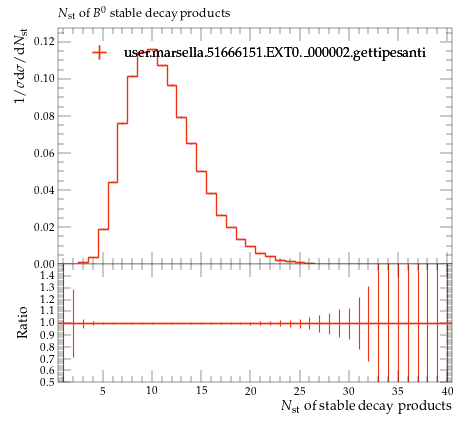

This chart was generated by the following Python code:
#! /usr/bin/env python

# This Python script was auto-generated using YODA v2.0.2.
# Analysis object: /MC_HFDECAYS/B0_stable_mult
# Timestamp: 24-07-2026 (16:40:04)

import matplotlib as mpl
import matplotlib.pyplot as plt
mpl.use('Agg') # comment out for interactive use
import os
import numpy as np

plotDir = os.path.split(os.path.realpath(__file__))[0]
if 'YODA_USER_PLOT_PATH' in globals():
    plot_outdir = globals()['YODA_USER_PLOT_PATH']
else:
    plot_outdir = plotDir

#plot style
plt.style.use(os.path.join(plotDir, '../default.mplstyle'))
# plot metadata
figW, figH = plt.rcParams['figure.figsize']
ax_xLabel = r'$N_\mathrm{st}$ of stable decay products'
ax_yLabel = r'$1/\sigma \mathrm{d}\sigma/\mathrm{d}N_\mathrm{st}$'
ax_title  = r'$N_\mathrm{st}$ of $B^0$ stable decay products'
ax_xScale = 'linear'
ax_yScale = 'linear'
xLims = (0.5, 40.5)
yLims = (0.0, 0.12756920000000002)

# TeX-friendly labels for the legend
labels = {
    'legend' : ([ r"user.marsella.51666151.EXT0.\_000002.gettipesanti" ], r""),
}

# Adjust canvas width and height
canvasW = 10.0
canvasH = 9.0
figW *= canvasW/10.
figH *= canvasH/9.

# Create figure and axis objects
fig, (ax, ratio0_ax) = plt.subplots(2, 1, sharex=True,
                  figsize=(figW,figH), gridspec_kw={'height_ratios': (6.0, 3.0)})

# Set figure margins
plt.subplots_adjust(
    left   = 1.0 * plt.rcParams['figure.subplot.left'],
    right  = 1.0 * plt.rcParams['figure.subplot.right'],
    top    = 1.0 * plt.rcParams['figure.subplot.top'],
    bottom = 1.0 * plt.rcParams['figure.subplot.bottom'])

ratio0_ax.yaxis.set_major_locator(mpl.ticker.MultipleLocator(0.1))
ratio0_ax.set_ylim(0.5, 1.4999)
ratio0_ax.set_ylabel('Ratio')

# the numerical data is stored in a separate file
dataf = dict()
prefix = os.path.split(__file__)[0]
if prefix:    prefix = prefix + '/'
exec(open(prefix+'B0_stable_mult__data.py').read(), dataf)


legend_handles = dict() # keep track of handles for the legend

# style options for curves
# starts at zorder>=5 to draw curve on top of legend
styles = {
  'user.marsella.51666151.EXT0._000002.gettipesanti.yoda.gz': {
    'color' : '#EE3311',
    'linestyle' : '-',
    'linewidth' : 1,
    'marker' : 'none',
    'markersize' : 2,
    'capsize' : 0.0,
    'zorder' : 5,
    'histstyle' : 1,
    'drawstyle' : 'steps-pre',
    'xerrorbars' : 1,
    'yerrorbars' : 1,
    'fillcolor' : None,
    'fillopacity' : 1.0,
    'ratio0_linestyle' : '-',
    'ratio0_linewidth' : 1,
    'ratio0_marker' : 'none',
    'ratio0_markersize' : 2,
    'ratio0_capsize' : 0.0,
    'ratio0_zorder' : 5,
    'ratio0_histstyle' : 1,
    'ratio0_drawstyle' : 'steps-pre',
    'ratio0_xerrorbars' : 1,
    'ratio0_yerrorbars' : 1,
  },
}

# curve from input yoda files in main panel
for label, yvals in dataf['yvals'].items():
    if all(np.isnan(v) for v in dataf['yvals'][label]):
        continue
    tmp = None
    if styles[label]['histstyle']: # draw as histogram
        xpos = dataf['xedges'][label] if styles[label]['drawstyle'] else dataf['xpoints'][label]
        ypos = np.insert(yvals, 0, yvals[0]) if styles[label]['drawstyle'] else yvals
        if styles[label]['fillcolor']: # fill area below curve
            ax.fill_between(xpos, ypos, step='pre',
                            color=styles[label]['fillcolor'],
                            alpha=styles[label]['fillopacity'])
        tmp, = ax.plot(xpos, ypos,
                       color=styles[label]['color'],
                       linestyle=styles[label]['linestyle'],
                       linewidth=styles[label]['linewidth'],
                       drawstyle=styles[label]['drawstyle'], solid_joinstyle='miter',
                       zorder=styles[label]['zorder'], label=label)
    tmp = ax.errorbar(dataf['xpoints'][label], yvals,
                      xerr=np.array(dataf['xerrs'][label])*styles[label]['xerrorbars'],
                      yerr=np.array(dataf['yerrs'][label])*styles[label]['yerrorbars'],
                      fmt=styles[label]['marker'], capsize=styles[label]['capsize'],
                      markersize=styles[label]['markersize'],
                      ecolor=styles[label]['color'],
                      color=styles[label]['color'], zorder=styles[label]['zorder'])
    tmp[-1][0].set_linestyle(styles[label]['linestyle'])
    tmp[-1][0].set_linewidth(styles[label]['linewidth'])
    if label in dataf['add_legend_handle']:  legend_handles[label] = tmp
    for varLabel in dataf['variation_yvals'].keys():
        if varLabel.startswith(label):
            tmp, = ax.plot(dataf['xedges'][label], dataf['variation_yvals'][varLabel],
                           color=styles[label]['color'],
                           linestyle=styles[label]['linestyle'],
                           linewidth=styles[label]['linewidth'],
                           drawstyle='steps-pre', solid_joinstyle='miter',
                           zorder=styles[label]['zorder'], alpha=0.5)


# plots on ratio panel
# curve from input yoda files in ratio panel
for label, yvals in dataf['ratio0_yvals'].items():
    if all(np.isnan(v) for v in yvals):
        continue
    if styles[label]['ratio0_histstyle']: # plot as histogram
        xpos = dataf['xedges']['user.marsella.51666151.EXT0._000002.gettipesanti.yoda.gz'] if styles[label]['ratio0_drawstyle'] else dataf['xpoints']['user.marsella.51666151.EXT0._000002.gettipesanti.yoda.gz']
        ypos = np.insert(yvals, 0, yvals[0]) if styles[label]['ratio0_drawstyle'] else yvals
        ratio0_ax.plot(xpos, ypos,
                       color=styles[label]['color'],
                       linewidth=styles[label]['linewidth'],
                       linestyle=styles[label]['ratio0_linestyle'],
                       drawstyle=styles[label]['ratio0_drawstyle'], zorder=styles[label]['zorder'],
                       solid_joinstyle='miter')
    tmp = ratio0_ax.errorbar(dataf['xpoints']['user.marsella.51666151.EXT0._000002.gettipesanti.yoda.gz'], yvals,
                             xerr=np.array(dataf['ref_xerrs'])*styles[label]['ratio0_xerrorbars'],
                             yerr=np.array(dataf['ratio0_yerrs'][label])*styles[label]['ratio0_yerrorbars'],
                             fmt=styles[label]['ratio0_marker'], capsize=styles[label]['ratio0_capsize'],
                             markersize=styles[label]['ratio0_markersize'],
                             ecolor=styles[label]['color'],
                             color=styles[label]['color'])
    tmp[-1][0].set_linestyle(styles[label]['ratio0_linestyle'])
    tmp[-1][0].set_linewidth(styles[label]['ratio0_linewidth'])

    for varlabel in dataf['ratio0_variation_vals'].keys():
        if varlabel.startswith(label):
            ratio0_ax.plot(dataf['xedges']['user.marsella.51666151.EXT0._000002.gettipesanti.yoda.gz'],
                            dataf['ratio0_variation_vals'][varlabel],
                            color=styles[label]['color'],
                            linestyle=styles[label]['linestyle'],
                            linewidth=styles[label]['linewidth'],
                            drawstyle='steps-pre', solid_joinstyle='miter',
                            zorder=1, alpha=0.5)

legend_items = list(legend_handles.values())
ax.add_artist(ax.legend(legend_items,
                        labels['legend'][0],
                        title=labels['legend'][1],
                        alignment='left',
                        loc='upper center',
                        bbox_to_anchor=(0.5, 0.97)))

# set plot metadata as defined above
ratio0_ax.set_xlabel(ax_xLabel)
ratio0_ax.xaxis.set_label_coords(1., -0.15)
ax.set_ylabel(ax_yLabel, ha='right', va='top')
ax.yaxis.set_label_coords(-0.11, 1.0)
ax.set_title(ax_title, loc='left')
ax.set_xscale(ax_xScale)
ax.set_yscale(ax_yScale)
ax.set_xlim(xLims)
ax.set_ylim(yLims)

# tick formatting
plt.rcParams['xtick.top'] = True
plt.rcParams['ytick.right'] = True
fig.align_ylabels((ax, ratio0_ax))
plt.savefig(os.path.join(plot_outdir, 'B0_stable_mult.pdf'), format='PDF')
plt.savefig(os.path.join(plot_outdir, 'B0_stable_mult.png'), format='PNG')

plt.close(fig)
